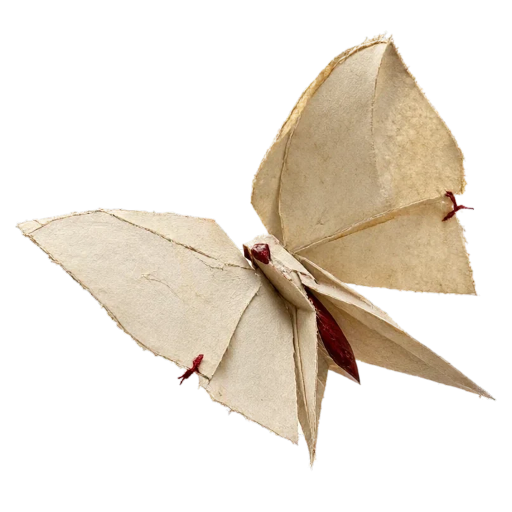
#> input picture docs/media/paper-moth-master.png, 1024 x 1024 px (shown at 1/2 size)
$ python generate_terminal_mark.py
#> lines starting #> are read from the running program, lines starting #| are printed output that depends on the picture
#!/usr/bin/env python3
"""The paper moth's alpha cut, sampled into braille cells.

`docs/media/paper-moth-master.png` carries the figure in its alpha channel: paper
on a cleared ground. This samples that alpha at braille dot positions, so the
terminal shows the silhouette the app icon shows. A braille cell is two dots wide
and four tall, which is square on a terminal cell of 1:2, so a dot grid in the
cut's own proportions keeps them.

Usage
    ./.venv/bin/python scripts/generate_terminal_mark.py            # print
    ./.venv/bin/python scripts/generate_terminal_mark.py --write    # update ui/terminal_mark.py
"""
from __future__ import annotations

import argparse
import sys
from pathlib import Path

from PIL import Image

ROOT = Path(__file__).resolve().parents[1]
SOURCE = ROOT / "docs" / "media" / "paper-moth-master.png"
TARGET = ROOT / "ui" / "terminal_mark.py"

#: Dot grids as (width, height): the greeting's mark, and the header's three lines.
MARK_GRID: tuple[int, int] = (20, 20)
HEAD_GRID: tuple[int, int] = (20, 12)

#: Alpha below the floor is the cleared ground; a dot lights above the threshold.
INK_FLOOR = 40
DOT_THRESHOLD = 120

#: Braille bits per (column, row) inside a cell: dots 1-3 and 7 left, 4-6 and 8 right.
DOTS = ((0x01, 0x02, 0x04, 0x40), (0x08, 0x10, 0x20, 0x80))


def cut(source: Image.Image | None = None) -> Image.Image:
    """The alpha channel trimmed to the silhouette's own box."""
    image = (Image.open(SOURCE) if source is None else source)
#> image is the input picture: PIL image 1024x1024 RGBA; mean R, G, B, A 66.8, 58.8, 47.8, 84.3
    alpha = image.convert("RGBA").getchannel("A")
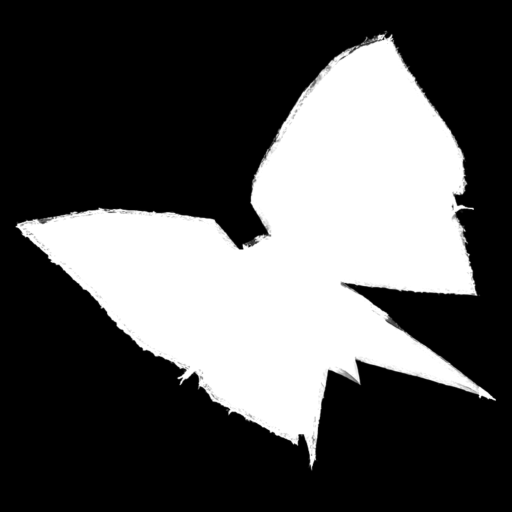
#> alpha: PIL image 1024x1024 L (shown at 1/2 size); min 0, max 255, mean 84.3
    box = alpha.point(lambda value: 255 if value > INK_FLOOR else 0).getbbox()
#> box = (31, 62, 992, 941)
    return alpha.crop(box) if box else alpha
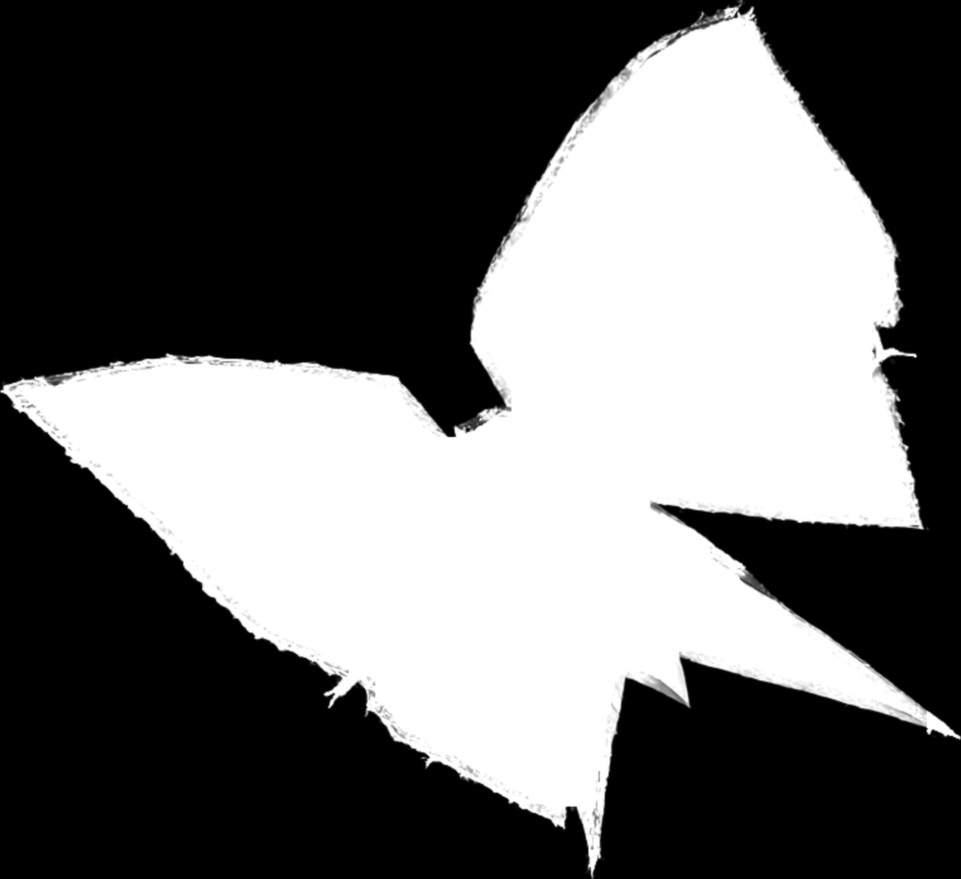
#> returned value: PIL image 961x879 L; min 0, max 255, mean 104.6


def braille(image: Image.Image, grid: tuple[int, int]) -> list[str]:
    """The cut folded into rows of braille cells, empty rows trimmed."""
#> called with grid = (20, 20)
    cols, rows = grid[0] - grid[0] % 2, grid[1] - grid[1] % 4
    dots = image.resize((cols, rows), Image.LANCZOS)
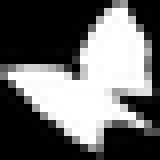
#> dots: PIL image 20x20 L (shown 8 times larger); min 0, max 255, mean 104.6
    lines: list[str] = []
    for top in range(0, rows, 4):
        line: list[str] = []
        for left in range(0, cols, 2):
            mask = 0
            for dx in (0, 1):
                for dy in range(4):
                    if dots.getpixel((left + dx, top + dy)) >= DOT_THRESHOLD:
                        mask |= DOTS[dx][dy]
            line.append(chr(0x2800 + mask) if mask else " ")
        lines.append("".join(line).rstrip())
    while lines and not lines[0]:
        lines.pop(0)
    while lines and not lines[-1]:
        lines.pop()
    return lines


BANNER = '''"""The paper moth's alpha cut, folded into braille cells.

Generated by `scripts/generate_terminal_mark.py --write`; edit the master or the
generator, never this file.
"""

#: Dot grids the generator was run at, so the provenance test re-renders the same
#: cuts instead of guessing a size.
MARK_GRID: tuple[int, int] = {mark_grid!r}
MARK_HEAD_GRID: tuple[int, int] = {head_grid!r}

#: The greeting's mark, one string per terminal line.
MARK_ROWS: tuple[str, ...] = (
{mark})

#: The header mark, beside the wordmark.
MARK_HEAD: tuple[str, ...] = (
{head})
'''


def module_source(mark: list[str], head: list[str]) -> str:
    return BANNER.format(
        mark_grid=MARK_GRID,
        head_grid=HEAD_GRID,
        mark="".join(f"    {line!r},\n" for line in mark),
        head="".join(f"    {line!r},\n" for line in head),
    )


def main() -> int:
    parser = argparse.ArgumentParser(description=__doc__)
    parser.add_argument("--write", action="store_true")
    args = parser.parse_args()

    image = cut()
    mark = braille(image, MARK_GRID)
#> mark = ['      ⣴⣾⡄', '     ⣾⣿⣿⣿⡆', '⠚⢿⣿⣿⣦⣿⣿⣿⣿⡆', '  ⠻⢿⣿⣿⣿⠷⣄⡀', '    ⠙⠻⠃']
    head = braille(image, HEAD_GRID)
#> head = ['     ⣠⣶⣿⣦⡀', '⠐⠶⣶⣶⣦⣿⣿⡿⠿⠇', '  ⠈⠙⠻⠿⠏⠉⠑']
    if args.write:
        TARGET.write_text(module_source(mark, head), encoding="utf-8")
        print(f"wrote {TARGET.relative_to(ROOT)} "
              f"({MARK_GRID[0]}x{MARK_GRID[1]} and {HEAD_GRID[0]}x{HEAD_GRID[1]} dots)")
    else:
        print("\n".join(mark))
        print()
        print("\n".join(head))
    return 0


if __name__ == "__main__":
    sys.exit(main())
#> (the program exits here)
